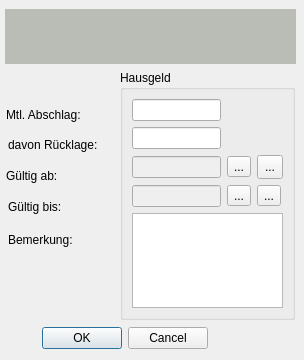
<?xml version="1.0" encoding="UTF-8"?>
<ui version="4.0">
 <class>HausgeldDlg</class>
 <widget class="QDialog" name="HausgeldDlg">
  <property name="geometry">
   <rect>
    <x>0</x>
    <y>0</y>
    <width>304</width>
    <height>360</height>
   </rect>
  </property>
  <property name="sizePolicy">
   <sizepolicy hsizetype="Preferred" vsizetype="Preferred">
    <horstretch>0</horstretch>
    <verstretch>0</verstretch>
   </sizepolicy>
  </property>
  <property name="minimumSize">
   <size>
    <width>0</width>
    <height>360</height>
   </size>
  </property>
  <property name="maximumSize">
   <size>
    <width>465</width>
    <height>360</height>
   </size>
  </property>
  <property name="windowTitle">
   <string>Hausgeld</string>
  </property>
  <widget class="QDialogButtonBox" name="buttonBox">
   <property name="geometry">
    <rect>
     <x>19</x>
     <y>326</y>
     <width>189</width>
     <height>25</height>
    </rect>
   </property>
   <property name="orientation">
    <enum>Qt::Horizontal</enum>
   </property>
   <property name="standardButtons">
    <set>QDialogButtonBox::Cancel|QDialogButtonBox::Ok</set>
   </property>
  </widget>
  <widget class="QGroupBox" name="groupBox">
   <property name="geometry">
    <rect>
     <x>120</x>
     <y>70</y>
     <width>175</width>
     <height>250</height>
    </rect>
   </property>
   <property name="maximumSize">
    <size>
     <width>175</width>
     <height>16777215</height>
    </size>
   </property>
   <property name="title">
    <string>Hausgeld</string>
   </property>
   <layout class="QGridLayout" name="gridLayout_2">
    <item row="0" column="0">
     <widget class="QLineEdit" name="inHausgeldAbschlag">
      <property name="sizePolicy">
       <sizepolicy hsizetype="Fixed" vsizetype="Fixed">
        <horstretch>0</horstretch>
        <verstretch>0</verstretch>
       </sizepolicy>
      </property>
      <property name="inputMask">
       <string/>
      </property>
      <property name="alignment">
       <set>Qt::AlignRight|Qt::AlignTrailing|Qt::AlignVCenter</set>
      </property>
     </widget>
    </item>
    <item row="3" column="0">
     <widget class="QLineEdit" name="inHausgeldGueltigBis">
      <property name="enabled">
       <bool>false</bool>
      </property>
      <property name="sizePolicy">
       <sizepolicy hsizetype="Fixed" vsizetype="Fixed">
        <horstretch>1</horstretch>
        <verstretch>0</verstretch>
       </sizepolicy>
      </property>
     </widget>
    </item>
    <item row="2" column="0">
     <widget class="QLineEdit" name="inHausgeldGueltigAb">
      <property name="enabled">
       <bool>false</bool>
      </property>
      <property name="sizePolicy">
       <sizepolicy hsizetype="Fixed" vsizetype="Fixed">
        <horstretch>0</horstretch>
        <verstretch>0</verstretch>
       </sizepolicy>
      </property>
      <property name="text">
       <string/>
      </property>
     </widget>
    </item>
    <item row="1" column="0">
     <widget class="QLineEdit" name="inDavonRuecklage">
      <property name="sizePolicy">
       <sizepolicy hsizetype="Fixed" vsizetype="Fixed">
        <horstretch>0</horstretch>
        <verstretch>0</verstretch>
       </sizepolicy>
      </property>
      <property name="alignment">
       <set>Qt::AlignRight|Qt::AlignTrailing|Qt::AlignVCenter</set>
      </property>
     </widget>
    </item>
    <item row="2" column="1">
     <widget class="QToolButton" name="tbHausgeldGueltigAb">
      <property name="text">
       <string>...</string>
      </property>
      <property name="iconSize">
       <size>
        <width>18</width>
        <height>18</height>
       </size>
      </property>
     </widget>
    </item>
    <item row="3" column="1">
     <widget class="QToolButton" name="tbHausgeldGueltigBis">
      <property name="text">
       <string>...</string>
      </property>
     </widget>
    </item>
    <item row="2" column="2">
     <widget class="QToolButton" name="tbResetHausgeldGueltigAb">
      <property name="minimumSize">
       <size>
        <width>26</width>
        <height>24</height>
       </size>
      </property>
      <property name="text">
       <string>...</string>
      </property>
      <property name="icon">
       <iconset>
        <normaloff>icons/x.png</normaloff>icons/x.png</iconset>
      </property>
     </widget>
    </item>
    <item row="3" column="2">
     <widget class="QToolButton" name="tbResetHausgeldGueltigBis">
      <property name="text">
       <string>...</string>
      </property>
      <property name="icon">
       <iconset>
        <normaloff>icons/x.png</normaloff>icons/x.png</iconset>
      </property>
     </widget>
    </item>
    <item row="4" column="0" colspan="3">
     <widget class="QPlainTextEdit" name="txtHausgeldBemerk">
      <property name="font">
       <font>
        <pointsize>9</pointsize>
       </font>
      </property>
      <property name="plainText">
       <string/>
      </property>
     </widget>
    </item>
   </layout>
  </widget>
  <widget class="QLabel" name="lblWohnung">
   <property name="geometry">
    <rect>
     <x>5</x>
     <y>9</y>
     <width>291</width>
     <height>55</height>
    </rect>
   </property>
   <property name="sizePolicy">
    <sizepolicy hsizetype="Expanding" vsizetype="Expanding">
     <horstretch>0</horstretch>
     <verstretch>0</verstretch>
    </sizepolicy>
   </property>
   <property name="minimumSize">
    <size>
     <width>0</width>
     <height>55</height>
    </size>
   </property>
   <property name="maximumSize">
    <size>
     <width>16777215</width>
     <height>55</height>
    </size>
   </property>
   <property name="font">
    <font>
     <pointsize>12</pointsize>
     <italic>true</italic>
    </font>
   </property>
   <property name="autoFillBackground">
    <bool>false</bool>
   </property>
   <property name="styleSheet">
    <string notr="true">background-color: rgb(186, 189, 182);</string>
   </property>
   <property name="text">
    <string>&lt;html&gt;&lt;head/&gt;&lt;body&gt;&lt;p&gt;&lt;br/&gt;&lt;/p&gt;&lt;/body&gt;&lt;/html&gt;</string>
   </property>
   <property name="textFormat">
    <enum>Qt::RichText</enum>
   </property>
   <property name="alignment">
    <set>Qt::AlignCenter</set>
   </property>
   <property name="wordWrap">
    <bool>true</bool>
   </property>
  </widget>
  <widget class="QLabel" name="label">
   <property name="geometry">
    <rect>
     <x>6</x>
     <y>100</y>
     <width>101</width>
     <height>30</height>
    </rect>
   </property>
   <property name="sizePolicy">
    <sizepolicy hsizetype="Expanding" vsizetype="Fixed">
     <horstretch>0</horstretch>
     <verstretch>0</verstretch>
    </sizepolicy>
   </property>
   <property name="minimumSize">
    <size>
     <width>0</width>
     <height>30</height>
    </size>
   </property>
   <property name="text">
    <string>Mtl. Abschlag:</string>
   </property>
   <property name="alignment">
    <set>Qt::AlignLeading|Qt::AlignLeft|Qt::AlignVCenter</set>
   </property>
  </widget>
  <widget class="QLabel" name="label_2">
   <property name="geometry">
    <rect>
     <x>8</x>
     <y>130</y>
     <width>111</width>
     <height>30</height>
    </rect>
   </property>
   <property name="sizePolicy">
    <sizepolicy hsizetype="Expanding" vsizetype="Fixed">
     <horstretch>0</horstretch>
     <verstretch>0</verstretch>
    </sizepolicy>
   </property>
   <property name="minimumSize">
    <size>
     <width>0</width>
     <height>30</height>
    </size>
   </property>
   <property name="text">
    <string>davon Rücklage:</string>
   </property>
   <property name="alignment">
    <set>Qt::AlignLeading|Qt::AlignLeft|Qt::AlignVCenter</set>
   </property>
  </widget>
  <widget class="QLabel" name="label_4">
   <property name="geometry">
    <rect>
     <x>8</x>
     <y>192</y>
     <width>101</width>
     <height>30</height>
    </rect>
   </property>
   <property name="minimumSize">
    <size>
     <width>0</width>
     <height>30</height>
    </size>
   </property>
   <property name="text">
    <string>Gültig bis:</string>
   </property>
   <property name="alignment">
    <set>Qt::AlignLeading|Qt::AlignLeft|Qt::AlignVCenter</set>
   </property>
  </widget>
  <widget class="QLabel" name="label_5">
   <property name="geometry">
    <rect>
     <x>8</x>
     <y>231</y>
     <width>101</width>
     <height>17</height>
    </rect>
   </property>
   <property name="text">
    <string>Bemerkung:</string>
   </property>
   <property name="alignment">
    <set>Qt::AlignLeading|Qt::AlignLeft|Qt::AlignVCenter</set>
   </property>
  </widget>
  <widget class="QLabel" name="label_3">
   <property name="geometry">
    <rect>
     <x>6</x>
     <y>161</y>
     <width>101</width>
     <height>30</height>
    </rect>
   </property>
   <property name="sizePolicy">
    <sizepolicy hsizetype="Expanding" vsizetype="Fixed">
     <horstretch>0</horstretch>
     <verstretch>0</verstretch>
    </sizepolicy>
   </property>
   <property name="minimumSize">
    <size>
     <width>0</width>
     <height>30</height>
    </size>
   </property>
   <property name="text">
    <string>Gültig ab:</string>
   </property>
   <property name="alignment">
    <set>Qt::AlignLeading|Qt::AlignLeft|Qt::AlignVCenter</set>
   </property>
  </widget>
 </widget>
 <tabstops>
  <tabstop>inHausgeldAbschlag</tabstop>
  <tabstop>inDavonRuecklage</tabstop>
  <tabstop>inHausgeldGueltigAb</tabstop>
  <tabstop>tbHausgeldGueltigAb</tabstop>
  <tabstop>inHausgeldGueltigBis</tabstop>
  <tabstop>tbHausgeldGueltigBis</tabstop>
  <tabstop>txtHausgeldBemerk</tabstop>
 </tabstops>
 <resources/>
 <connections>
  <connection>
   <sender>buttonBox</sender>
   <signal>accepted()</signal>
   <receiver>HausgeldDlg</receiver>
   <slot>accept()</slot>
   <hints>
    <hint type="sourcelabel">
     <x>248</x>
     <y>254</y>
    </hint>
    <hint type="destinationlabel">
     <x>157</x>
     <y>274</y>
    </hint>
   </hints>
  </connection>
  <connection>
   <sender>buttonBox</sender>
   <signal>rejected()</signal>
   <receiver>HausgeldDlg</receiver>
   <slot>reject()</slot>
   <hints>
    <hint type="sourcelabel">
     <x>316</x>
     <y>260</y>
    </hint>
    <hint type="destinationlabel">
     <x>286</x>
     <y>274</y>
    </hint>
   </hints>
  </connection>
  <connection>
   <sender>tbResetHausgeldGueltigAb</sender>
   <signal>clicked()</signal>
   <receiver>HausgeldDlg</receiver>
   <slot>onDatumReset()</slot>
   <hints>
    <hint type="sourcelabel">
     <x>282</x>
     <y>187</y>
    </hint>
    <hint type="destinationlabel">
     <x>412</x>
     <y>149</y>
    </hint>
   </hints>
  </connection>
  <connection>
   <sender>tbResetHausgeldGueltigBis</sender>
   <signal>clicked()</signal>
   <receiver>HausgeldDlg</receiver>
   <slot>onDatumReset()</slot>
   <hints>
    <hint type="sourcelabel">
     <x>280</x>
     <y>218</y>
    </hint>
    <hint type="destinationlabel">
     <x>415</x>
     <y>188</y>
    </hint>
   </hints>
  </connection>
  <connection>
   <sender>tbHausgeldGueltigAb</sender>
   <signal>clicked()</signal>
   <receiver>HausgeldDlg</receiver>
   <slot>onHausgeldGueltigAbClicked()</slot>
   <hints>
    <hint type="sourcelabel">
     <x>236</x>
     <y>170</y>
    </hint>
    <hint type="destinationlabel">
     <x>304</x>
     <y>120</y>
    </hint>
   </hints>
  </connection>
  <connection>
   <sender>tbHausgeldGueltigBis</sender>
   <signal>clicked()</signal>
   <receiver>HausgeldDlg</receiver>
   <slot>onHausgeldGueltigBisClicked()</slot>
   <hints>
    <hint type="sourcelabel">
     <x>225</x>
     <y>208</y>
    </hint>
    <hint type="destinationlabel">
     <x>226</x>
     <y>340</y>
    </hint>
   </hints>
  </connection>
 </connections>
 <slots>
  <slot>onHausgeldGueltigAbClicked()</slot>
  <slot>onHausgeldGueltigBisClicked()</slot>
  <slot>onDatumReset()</slot>
 </slots>
</ui>
